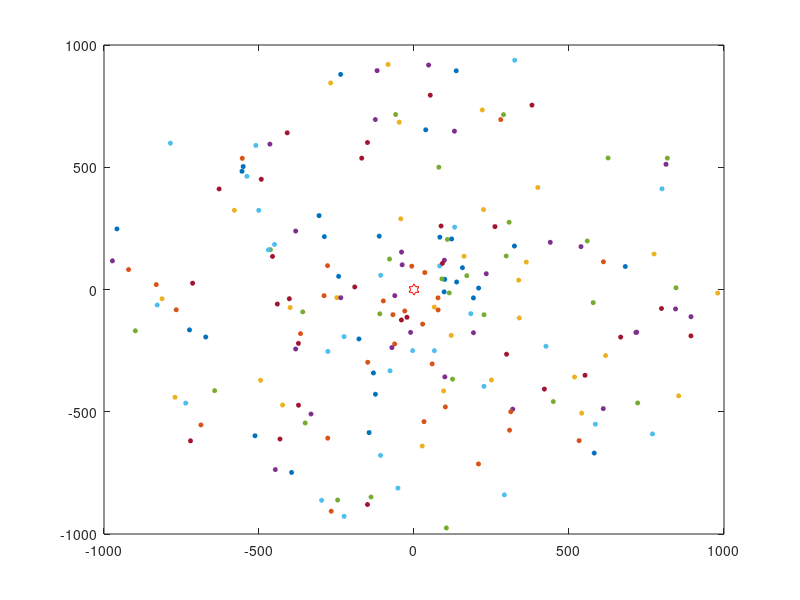

This chart was generated by the following MATLAB code:
%To generate the information of devices
%1. de_i: the degree 
%2 x_i: the coordinate
%3. y_i: the coordinate
%4. d_i: the distance to center
%5.a_i: the signal parameter, random in [1,d_i]
%6. s_i: signal strength =a_i/d_i^2
%----------------------------------------

%The geo area 1000x1000
R=1000;
n=200;
infoMatrix=zeros(6,n);



%step1: generate coordinates
infoMatrix(1,:)=2*pi*rand(1,n);
infoMatrix(4,:)=R/15+14*R/15*rand(1,n);
infoMatrix(2,:)=infoMatrix(4,:).*cos(infoMatrix(1,:));
infoMatrix(3,:)=infoMatrix(4,:).*sin(infoMatrix(1,:));
infoMatrix(5,:)=(infoMatrix(4,:)-1).*rand(1,n)+1;



plot(0,0,'-hr','MarkerSize',8)
hold on
for i=1:n
plot(infoMatrix(2,i),infoMatrix(3,i),'o','MarkerSize',3,'MarkerFaceColor','auto')
hold on
end
